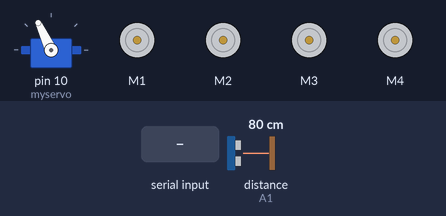
Bench run of a sketch on a simulated Arduino Uno, built with avr-gcc and run on an emulated ATmega328P. Shown: servo, 4 × DC motor (green arrow = forward, orange = backward, longer = faster). The inputs (shaded band) are chosen by the test bench; at power-on: distance to the obstacle (sensor on A1) 80 cm. The echo pulse lasts 58.3 µs per cm.

Above: at 3.9 s.
4.0 s: "W" received over Serial
6.0 s: distance to the obstacle (sensor on A1) set to 17 cm
7.5 s: distance to the obstacle (sensor on A1) set to 13 cm
At 9.1 s:
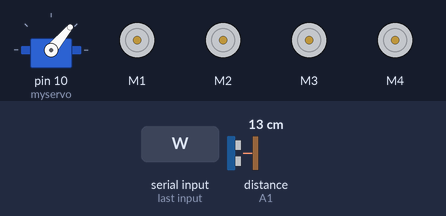
10.5 s: distance to the obstacle (sensor on A1) set to 18 cm
At 12.0 s:
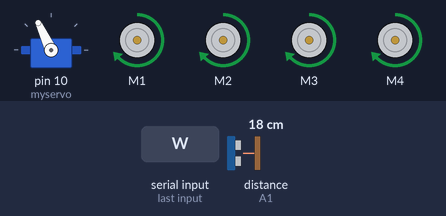
12.9 s: distance to the obstacle (sensor on A1) set to 2 cm
At 15.4 s:
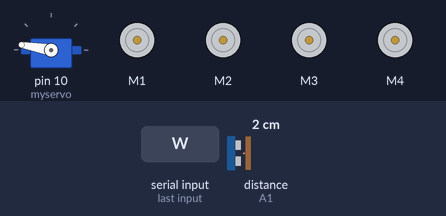
15.9 s: distance to the obstacle (sensor on A1) set to 35 cm
At 16.71 s:
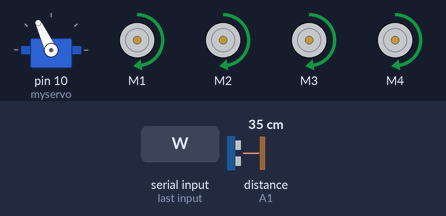
Timing chart, 0 to 18.9 s (numbered marks = the images above; inputs shaded):
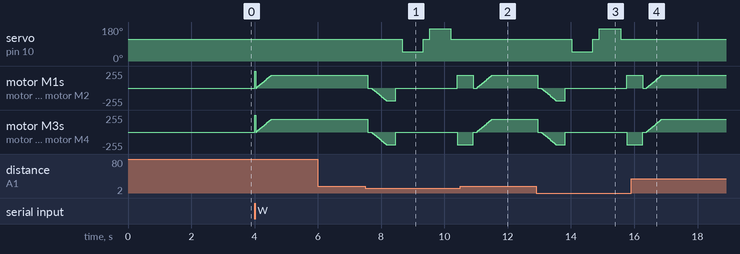

Measured:
- the behaviour switches between 16 and 15 cm on distance to the obstacle (sensor on A1) (found by bisection; images 0 and 1)
- after the input at 6.0 s, every drawn part: stays the same
- after the input at 7.5 s, servo on pin 10 (myservo): 115° → 50° after 1.2 s, → 115° 0.67 s later, → 170° 0.20 s later, → 115° 0.67 s later
- after the input at 10.5 s, servo on pin 10 (myservo): stays 115° (without the input it goes to 50° after 1.6 s)
- after the input at 12.9 s, servo on pin 10 (myservo): 115° → 50° after 1.1 s, → 115° 0.67 s later, → 170° 0.20 s later, → 115° 0.67 s later
- after the input at 15.9 s, servo on pin 10 (myservo): stays 115° (without the input it goes to 50° after 1.6 s)

The sketch:

CAR_2.ino
```cpp
#include <Servo.h>

#include <AFMotor.h>

#include <NewPing.h>


#define TRIG_PIN A0
#define ECHO_PIN A1
#define MAX_DISTANCE 200
#define MAX_SPEED 190  // sets speed of DC  motors
#define MAX_SPEED_OFFSET 20

//initial motors pin
AF_DCMotor motor1(1, MOTOR12_1KHZ);
AF_DCMotor motor2(2, MOTOR12_1KHZ);
AF_DCMotor motor3(3, MOTOR34_1KHZ);
AF_DCMotor motor4(4, MOTOR34_1KHZ);

NewPing sonar(TRIG_PIN, ECHO_PIN, MAX_DISTANCE);

Servo myservo;

boolean goesForward = false;
int distance = 100;
int speedSet = 0;
char command;
//check mode auto
boolean autoMode = false;

void setup() {
  Serial.begin(9600);  //Set the baud rate to your Bluetooth module.

  //setup auto Mode
  myservo.attach(10);
  myservo.write(115);
  delay(2000);
  distance = readPing();
  delay(100);
  distance = readPing();
  delay(100);
  distance = readPing();
  delay(100);
  distance = readPing();
  delay(100);
}

void loop() {
  //check every inpunt on time
  if (Serial.available() > 0) {
    if (!autoMode) {
      Stop();  //stop when uer don't click anything in controler mode
    }
    command = Serial.read();
    switch (command) {
      case 'J':
        if(!autoMode){
          backRight();
        }
        break;
      case 'H':
        if(!autoMode){
          backLeft();
        }
        break;
      case 'I':
        if(!autoMode){
          forwardRight();
        }
        break;
      case 'G':
        if(!autoMode){
          forwardLeft();
        }
        break;
      case 'F':
        if (!autoMode) {
          forward();
        }
        break;
      case 'B':
        if (!autoMode) {
          back();
        }
        break;
      case 'L':
        if (!autoMode) {
          left();
        }
        break;
      case 'R':
        if (!autoMode) {
          right();
        }
        break;
      case 'W':  //turn On auto mode
        if (!autoMode) {
          autoMode = true;
          forward();
        }
        break;
      case 'w':  //turn off auto mode
        if (autoMode) {
          autoMode = false;
          Stop();
        }
        break;
    }
  }
  //Auto mode is on
  if (autoMode) {
    autoModeF();
  }
}

void autoModeF() {
  int distanceR = 0;
  int distanceL = 0;
  delay(40);
  //Car change ways when encounter obstacles
  if (distance <= 15) {
    moveStop();
    delay(100);
    moveBackward();
    delay(300);
    moveStop();
    delay(200);
    distanceR = lookRight();
    delay(200);
    distanceL = lookLeft();
    delay(200);

    if (distanceR >= distanceL) {
      turnRight();
      moveStop();
    } else {
      turnLeft();
      moveStop();
    }
  } else {
    moveForward();
  }
  distance = readPing();
}
void backRight(){
  motor1.setSpeed(255);  //Define maximum velocity
  motor1.run(BACKWARD);  //rotate the motor anti-clockwise
  motor2.setSpeed(255);  //Define maximum velocity
  motor2.run(BACKWARD);  //rotate the motor anti-clockwise
  motor3.setSpeed(80);  //Define maximum velocity
  motor3.run(BACKWARD);  //rotate the motor anti-clockwise
  motor4.setSpeed(80);  //Define maximum velocity
  motor4.run(BACKWARD);  //rotate the motor anti-clockwise
}
void backLeft(){
  motor1.setSpeed(80);  //Define maximum velocity
  motor1.run(BACKWARD);  //rotate the motor anti-clockwise
  motor2.setSpeed(80);  //Define maximum velocity
  motor2.run(BACKWARD);  //rotate the motor anti-clockwise
  motor3.setSpeed(255);  //Define maximum velocity
  motor3.run(BACKWARD);  //rotate the motor anti-clockwise
  motor4.setSpeed(255);  //Define maximum velocity
  motor4.run(BACKWARD);  //rotate the motor anti-clockwise
}
void forwardLeft(){
  motor1.setSpeed(80);  //Define maximum velocity
  motor1.run(FORWARD);   //rotate the motor clockwise
  motor2.setSpeed(80);  //Define maximum velocity
  motor2.run(FORWARD);   //rotate the motor clockwise
  motor3.setSpeed(255);  //Define maximum velocity
  motor3.run(FORWARD);   //rotate the motor clockwise
  motor4.setSpeed(255);  //Define maximum velocity
  motor4.run(FORWARD);   //rotate the motor clockwise
}
void forwardRight(){
  motor1.setSpeed(255);  //Define maximum velocity
  motor1.run(FORWARD);   //rotate the motor clockwise
  motor2.setSpeed(255);  //Define maximum velocity
  motor2.run(FORWARD);   //rotate the motor clockwise
  motor3.setSpeed(80);  //Define maximum velocity
  motor3.run(FORWARD);   //rotate the motor clockwise
  motor4.setSpeed(80);  //Define maximum velocity
  motor4.run(FORWARD);   //rotate the motor clockwise
}
void forward() {
  motor1.setSpeed(255);  //Define maximum velocity
  motor1.run(FORWARD);   //rotate the motor clockwise
  motor2.setSpeed(255);  //Define maximum velocity
  motor2.run(FORWARD);   //rotate the motor clockwise
  motor3.setSpeed(255);  //Define maximum velocity
  motor3.run(FORWARD);   //rotate the motor clockwise
  motor4.setSpeed(255);  //Define maximum velocity
  motor4.run(FORWARD);   //rotate the motor clockwise
}

void back() {
  motor1.setSpeed(255);  //Define maximum velocity
  motor1.run(BACKWARD);  //rotate the motor anti-clockwise
  motor2.setSpeed(255);  //Define maximum velocity
  motor2.run(BACKWARD);  //rotate the motor anti-clockwise
  motor3.setSpeed(255);  //Define maximum velocity
  motor3.run(BACKWARD);  //rotate the motor anti-clockwise
  motor4.setSpeed(255);  //Define maximum velocity
  motor4.run(BACKWARD);  //rotate the motor anti-clockwise
}

void left() {
  motor1.setSpeed(255);  //Define maximum velocity
  motor1.run(BACKWARD);  //rotate the motor anti-clockwise
  motor2.setSpeed(255);  //Define maximum velocity
  motor2.run(BACKWARD);  //rotate the motor anti-clockwise
  motor3.setSpeed(255);  //Define maximum velocity
  motor3.run(FORWARD);   //rotate the motor clockwise
  motor4.setSpeed(255);  //Define maximum velocity
  motor4.run(FORWARD);   //rotate the motor clockwise
}

void right() {
  motor1.setSpeed(255);  //Define maximum velocity
  motor1.run(FORWARD);   //rotate the motor clockwise
  motor2.setSpeed(255);  //Define maximum velocity
  motor2.run(FORWARD);   //rotate the motor clockwise
  motor3.setSpeed(255);  //Define maximum velocity
  motor3.run(BACKWARD);  //rotate the motor anti-clockwise
  motor4.setSpeed(255);  //Define maximum velocity
  motor4.run(BACKWARD);  //rotate the motor anti-clockwise
}

void Stop() {
  motor1.setSpeed(0);   //Define minimum velocity
  motor1.run(RELEASE);  //stop the motor when release the button
  motor2.setSpeed(0);   //Define minimum velocity
  motor2.run(RELEASE);  //rotate the motor clockwise
  motor3.setSpeed(0);   //Define minimum velocity
  motor3.run(RELEASE);  //stop the motor when release the button
  motor4.setSpeed(0);   //Define minimum velocity
  motor4.run(RELEASE);  //stop the motor when release the button
}

//functions auto mode setting
int lookRight() {
  myservo.write(50);
  delay(500);
  int distance = readPing();
  delay(100);
  myservo.write(115);
  return distance;
}

int lookLeft() {
  myservo.write(170);
  delay(500);
  int distance = readPing();
  delay(100);
  myservo.write(115);
  return distance;
  delay(100);
}

int readPing() {
  delay(70);
  int cm = sonar.ping_cm();
  if (cm == 0) {
    cm = 250;
  }
  return cm;
}

void moveStop() {
  motor1.run(RELEASE);
  motor2.run(RELEASE);
  motor3.run(RELEASE);
  motor4.run(RELEASE);
}

void moveForward() {

  if (!goesForward) {
    goesForward = true;
    motor1.run(FORWARD);
    motor2.run(FORWARD);
    motor3.run(FORWARD);
    motor4.run(FORWARD);
    for (speedSet = 0; speedSet < MAX_SPEED; speedSet += 2)  // slowly bring the speed up to avoid loading down the batteries too quickly
    {
      motor1.setSpeed(speedSet);
      motor2.setSpeed(speedSet);
      motor3.setSpeed(speedSet);
      motor4.setSpeed(speedSet);
      delay(5);
    }
  }
}

void moveBackward() {
  goesForward = false;
  motor1.run(BACKWARD);
  motor2.run(BACKWARD);
  motor3.run(BACKWARD);
  motor4.run(BACKWARD);
  for (speedSet = 0; speedSet < MAX_SPEED; speedSet += 2)  // slowly bring the speed up to avoid loading down the batteries too quickly
  {
    motor1.setSpeed(speedSet);
    motor2.setSpeed(speedSet);
    motor3.setSpeed(speedSet);
    motor4.setSpeed(speedSet);
    delay(5);
  }
}

void turnRight() {
  motor1.run(FORWARD);
  motor2.run(FORWARD);
  motor3.run(BACKWARD);
  motor4.run(BACKWARD);
  delay(500);
  motor1.run(FORWARD);
  motor2.run(FORWARD);
  motor3.run(FORWARD);
  motor4.run(FORWARD);
}

void turnLeft() {
  motor1.run(BACKWARD);
  motor2.run(BACKWARD);
  motor3.run(FORWARD);
  motor4.run(FORWARD);
  delay(500);
  motor1.run(FORWARD);
  motor2.run(FORWARD);
  motor3.run(FORWARD);
  motor4.run(FORWARD);
}
```
